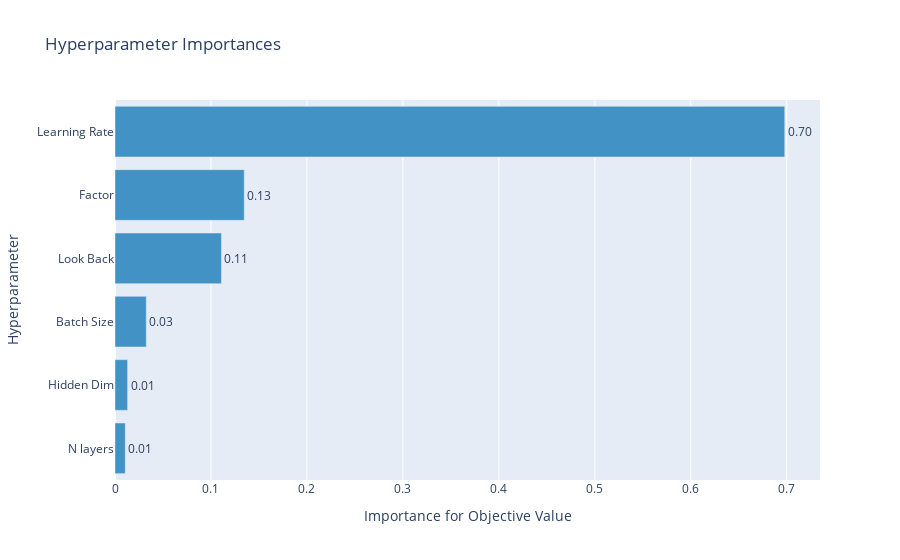

The notebook cell this image was saved under:
### Markdown cell above
# Prediction with GRU without Fed Data

### Code cell
optuna.visualization.plot_param_importances(study_gru_no_fed)

### Figure 1 — Plotly figure (JSON) as saved in the notebook; plotly's stock layout.template omitted (floating-point values rounded to 4 significant figures)
{"data": [{"cliponaxis": false, "hovertemplate": ["N layers (IntUniformDistribution): 0.010705950991389025<extra></extra>", "Hidden Dim (CategoricalDistribution): 0.013132630282041206<extra></extra>", "Batch Size (CategoricalDistribution): 0.03259663875979532<extra></extra>", "Look Back (IntUniformDistribution): 0.11092974941550557<extra></extra>", "Factor (DiscreteUniformDistribution): 0.1346922252641687<extra></extra>", "Learning Rate (LogUniformDistribution): 0.6979428052871002<extra></extra>"], "marker": {"color": "rgb(66,146,198)"}, "orientation": "h", "text": ["0.010705950991389025", "0.013132630282041206", "0.03259663875979532", "0.11092974941550557", "0.1346922252641687", "0.6979428052871002"], "textposition": "outside", "texttemplate": "%{text:.2f}", "type": "bar", "x": [0.01071, 0.01313, 0.0326, 0.1109, 0.1347, 0.6979], "y": ["N layers", "Hidden Dim", "Batch Size", "Look Back", "Factor", "Learning Rate"]}], "layout": {"showlegend": false, "title": {"text": "Hyperparameter Importances"}, "xaxis": {"title": {"text": "Importance for Objective Value"}}, "yaxis": {"title": {"text": "Hyperparameter"}}}}
